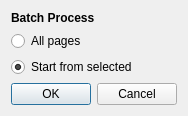
<?xml version="1.0" encoding="UTF-8"?>
<ui version="4.0">
 <class>StartBatchProcessingDialog</class>
 <widget class="QDialog" name="StartBatchProcessingDialog">
  <property name="geometry">
   <rect>
    <x>0</x>
    <y>0</y>
    <width>184</width>
    <height>116</height>
   </rect>
  </property>
  <property name="windowTitle">
   <string>Dialog</string>
  </property>
  <layout class="QVBoxLayout" name="verticalLayout">
   <item>
    <widget class="QLabel" name="label">
     <property name="font">
      <font>
       <weight>75</weight>
       <bold>true</bold>
      </font>
     </property>
     <property name="text">
      <string>Batch Process</string>
     </property>
    </widget>
   </item>
   <item>
    <widget class="QRadioButton" name="allPages">
     <property name="text">
      <string>All pages</string>
     </property>
     <property name="checked">
      <bool>false</bool>
     </property>
    </widget>
   </item>
   <item>
    <widget class="QRadioButton" name="fromSelected">
     <property name="text">
      <string>Start from selected</string>
     </property>
     <property name="checked">
      <bool>true</bool>
     </property>
    </widget>
   </item>
   <item>
    <spacer name="verticalSpacer">
     <property name="orientation">
      <enum>Qt::Vertical</enum>
     </property>
     <property name="sizeHint" stdset="0">
      <size>
       <width>20</width>
       <height>40</height>
      </size>
     </property>
    </spacer>
   </item>
   <item>
    <widget class="QDialogButtonBox" name="buttonBox">
     <property name="orientation">
      <enum>Qt::Horizontal</enum>
     </property>
     <property name="standardButtons">
      <set>QDialogButtonBox::Cancel|QDialogButtonBox::Ok</set>
     </property>
    </widget>
   </item>
  </layout>
 </widget>
 <resources/>
 <connections>
  <connection>
   <sender>buttonBox</sender>
   <signal>accepted()</signal>
   <receiver>StartBatchProcessingDialog</receiver>
   <slot>accept()</slot>
   <hints>
    <hint type="sourcelabel">
     <x>248</x>
     <y>254</y>
    </hint>
    <hint type="destinationlabel">
     <x>157</x>
     <y>274</y>
    </hint>
   </hints>
  </connection>
  <connection>
   <sender>buttonBox</sender>
   <signal>rejected()</signal>
   <receiver>StartBatchProcessingDialog</receiver>
   <slot>reject()</slot>
   <hints>
    <hint type="sourcelabel">
     <x>316</x>
     <y>260</y>
    </hint>
    <hint type="destinationlabel">
     <x>286</x>
     <y>274</y>
    </hint>
   </hints>
  </connection>
 </connections>
</ui>
